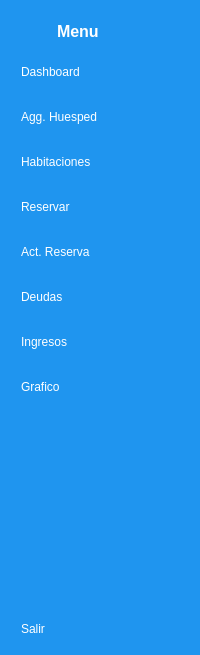
     <widget class="QWidget" name="icon_name_widget" native="true">
      <property name="styleSheet">
       <string notr="true">QWidget{
	background-color: rgb(31, 149, 239);
	color: white;
}

QPushButton{
	color: white;
	text-align: left;
	height: 30px;
	border: none;
	padding-left: 10px;
	border-radius:10px;
}
QPushButton:hover{
	background-color: rgb(245, 250, 254);
	color: rgb(31, 149, 239);
	font-weight:bold;
}
QPushButton:checked{
	background-color: rgb(245, 250, 254);
	color: rgb(31, 149, 239);
	font-weight:bold;
}</string>
      </property>
      <layout class="QVBoxLayout" name="verticalLayout_4">
       <property name="rightMargin">
        <number>0</number>
       </property>
       <item>
        <layout class="QHBoxLayout" name="horizontalLayout">
         <property name="rightMargin">
          <number>20</number>
         </property>
         <item>
          <widget class="QLabel" name="label_2">
           <property name="minimumSize">
            <size>
             <width>40</width>
             <height>40</height>
            </size>
           </property>
           <property name="maximumSize">
            <size>
             <width>40</width>
             <height>40</height>
            </size>
           </property>
           <property name="text">
            <string/>
           </property>
           <property name="pixmap">
            <pixmap>logo_usuario_negro.png</pixmap>
           </property>
           <property name="scaledContents">
            <bool>true</bool>
           </property>
          </widget>
         </item>
         <item>
          <widget class="QLabel" name="label_3">
           <property name="font">
            <font>
             <pointsize>12</pointsize>
             <bold>true</bold>
            </font>
           </property>
           <property name="text">
            <string>Menu</string>
           </property>
          </widget>
         </item>
        </layout>
       </item>
       <item>
        <layout class="QVBoxLayout" name="verticalLayout_2">
         <property name="spacing">
          <number>15</number>
         </property>
         <item>
          <widget class="QPushButton" name="btnDashboard_2">
           <property name="text">
            <string>Dashboard</string>
           </property>
           <property name="icon">
            <iconset>
             <normaloff>aplicaciones.png</normaloff>
             <normalon>dashboard_azul.png</normalon>aplicaciones.png</iconset>
           </property>
           <property name="checkable">
            <bool>true</bool>
           </property>
           <property name="autoExclusive">
            <bool>true</bool>
           </property>
          </widget>
         </item>
         <item>
          <widget class="QPushButton" name="btnAggHuesped_2">
           <property name="text">
            <string>Agg. Huesped</string>
           </property>
           <property name="icon">
            <iconset>
             <normaloff>logo_agregarusuario_blanco.png</normaloff>
             <normalon>logo_agregarusuario_azul.png</normalon>logo_agregarusuario_blanco.png</iconset>
           </property>
           <property name="checkable">
            <bool>true</bool>
           </property>
           <property name="autoExclusive">
            <bool>true</bool>
           </property>
          </widget>
         </item>
         <item>
          <widget class="QPushButton" name="btnHabitaciones_2">
           <property name="text">
            <string>Habitaciones</string>
           </property>
           <property name="icon">
            <iconset>
             <normaloff>logo_habitacion_blanco.png</normaloff>
             <normalon>logo_habitacion_azul.png</normalon>logo_habitacion_blanco.png</iconset>
           </property>
           <property name="checkable">
            <bool>true</bool>
           </property>
           <property name="autoExclusive">
            <bool>true</bool>
           </property>
          </widget>
         </item>
         <item>
          <widget class="QPushButton" name="btnReservar_2">
           <property name="text">
            <string>Reservar</string>
           </property>
           <property name="icon">
            <iconset>
             <normaloff>logo_reservar_blanco.png</normaloff>
             <normalon>logo_reservar_azul.png</normalon>logo_reservar_blanco.png</iconset>
           </property>
           <property name="checkable">
            <bool>true</bool>
           </property>
           <property name="autoExclusive">
            <bool>true</bool>
           </property>
          </widget>
         </item>
         <item>
          <widget class="QPushButton" name="btnActualizar_2">
           <property name="text">
            <string>Act. Reserva</string>
           </property>
           <property name="icon">
            <iconset>
             <normaloff>logo_actualizar_blanco.png</normaloff>
             <normalon>logo_actualizar_azul.png</normalon>logo_actualizar_blanco.png</iconset>
           </property>
           <property name="checkable">
            <bool>true</bool>
           </property>
           <property name="autoExclusive">
            <bool>true</bool>
           </property>
          </widget>
         </item>
         <item>
          <widget class="QPushButton" name="btnDeudas_2">
           <property name="text">
            <string>Deudas</string>
           </property>
           <property name="icon">
            <iconset>
             <normaloff>logo_deudas_blanco.png</normaloff>
             <normalon>logo_deudas_azul.png</normalon>logo_deudas_blanco.png</iconset>
           </property>
           <property name="checkable">
            <bool>true</bool>
           </property>
           <property name="autoExclusive">
            <bool>true</bool>
           </property>
          </widget>
         </item>
         <item>
          <widget class="QPushButton" name="btnIngresos_2">
           <property name="text">
            <string>Ingresos</string>
           </property>
           <property name="icon">
            <iconset>
             <normaloff>logo_pagos_blanco.png</normaloff>
             <normalon>logo_pagos_azul.png</normalon>logo_pagos_blanco.png</iconset>
           </property>
           <property name="checkable">
            <bool>true</bool>
           </property>
           <property name="autoExclusive">
            <bool>true</bool>
           </property>
          </widget>
         </item>
         <item>
          <widget class="QPushButton" name="btnGrafico_2">
           <property name="text">
            <string>Grafico</string>
           </property>
           <property name="icon">
            <iconset>
             <normaloff>logo_grafica_blanco.png</normaloff>
             <normalon>logo_grafica_azul.png</normalon>logo_grafica_blanco.png</iconset>
           </property>
           <property name="checkable">
            <bool>true</bool>
           </property>
           <property name="autoExclusive">
            <bool>true</bool>
           </property>
          </widget>
         </item>
        </layout>
       </item>
       <item>
        <spacer name="verticalSpacer_2">
         <property name="orientation">
          <enum>Qt::Vertical</enum>
         </property>
         <property name="sizeHint" stdset="0">
          <size>
           <width>20</width>
           <height>206</height>
          </size>
         </property>
        </spacer>
       </item>
       <item>
        <widget class="QPushButton" name="pushButton_7">
         <property name="text">
          <string>Salir</string>
         </property>
         <property name="icon">
          <iconset>
           <normaloff>logo_salir_blanco.png</normaloff>
           <normalon>logo_salir_azul.png</normalon>logo_salir_blanco.png</iconset>
         </property>
         <property name="checkable">
          <bool>true</bool>
         </property>
        </widget>
       </item>
      </layout>
     </widget>
